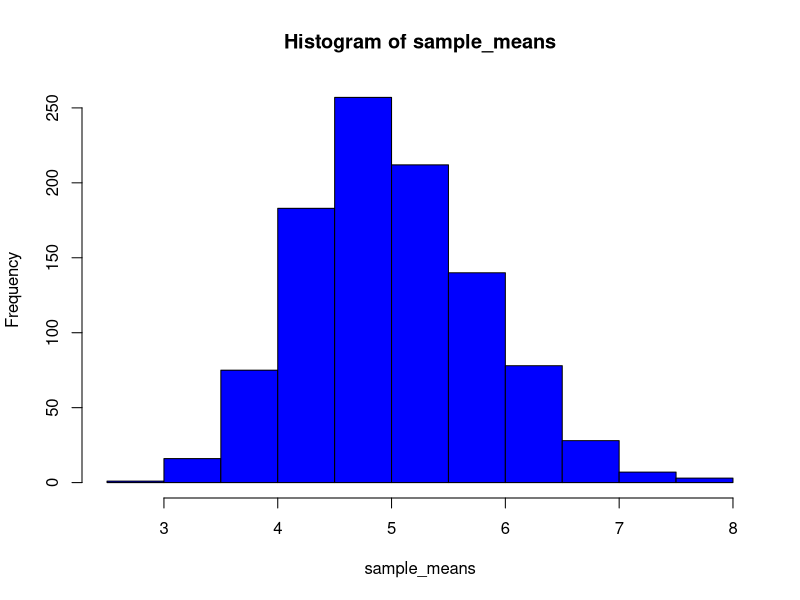
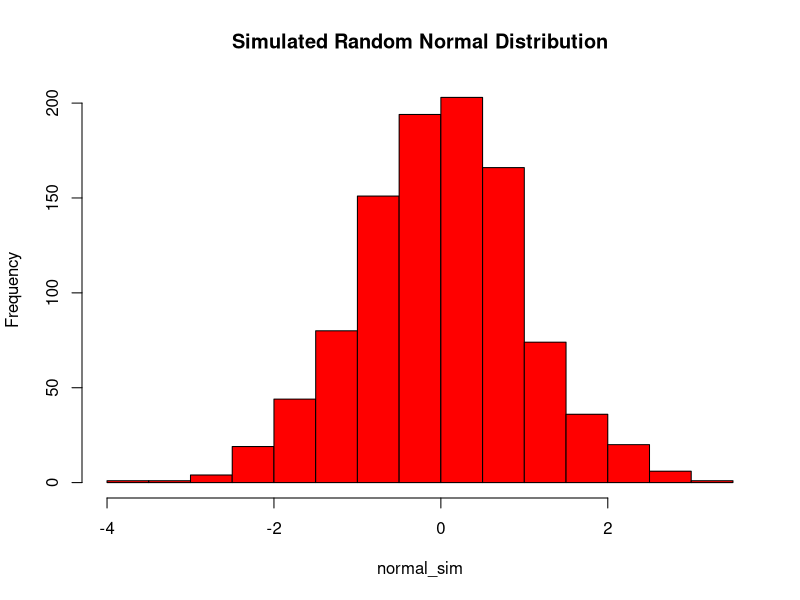
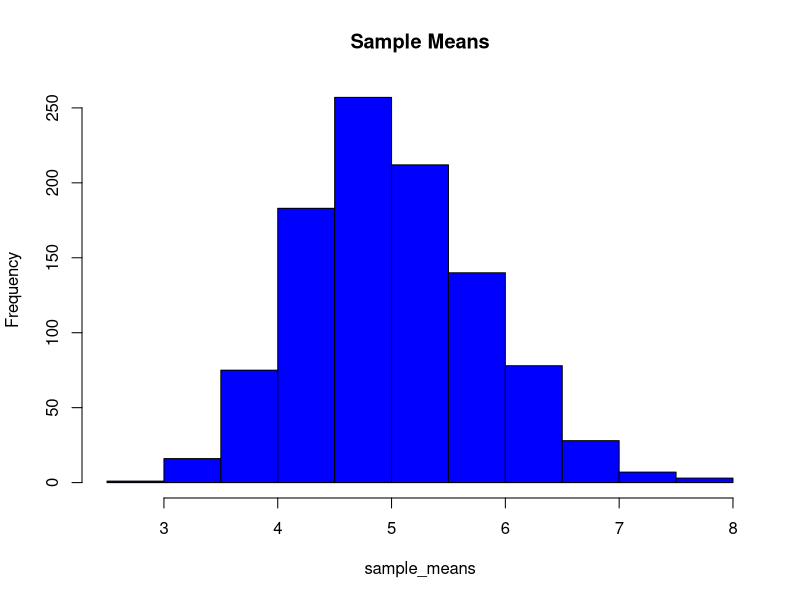

Recreate these plots in R, in order.
## ---- chunk 1
# Setup Code, include libraries.
library(ggplot2)

# Variables
sims <- 1000
lambda <- 0.2
n <- 40

# Set random seed for reproducibility.
set.seed(3737)
## ---- chunk 2
# Since a matrix fills in a cascade, this does the job of generating the 
# sims and the samples.
sim_matrix <- matrix(rexp(sims * n, rate=lambda), sims, n)

# Means of the random samples.
sample_means <- rowMeans(sim_matrix)
## ---- chunk 3
hist(sample_means, col="blue")
## ---- chunk 4
theoretical_mean <- 1/lambda
sample_mean <- mean(sample_means)
## ---- chunk 5
sample_var <- var(sample_means)
theoretical_var <- (theoretical_mean) ^ 2/n
## ---- chunk 6
normal_sim <- rnorm(1000, 0, 1)
## ---- chunk 7
hist(normal_sim, col="red", main="Simulated Random Normal Distribution")
## ---- chunk 8
hist(sample_means, col="blue", main="Sample Means")
## ---- chunk 9
conf_interval <- round (
    mean(sample_means) + c(-1,1) * 1.96 * sd(sample_means) / sqrt(n), 3
)
theoretical_conf_interval <- theoretical_mean + c(-1,1) * 1.96 * sqrt(theoretical_var) / sqrt(n);
